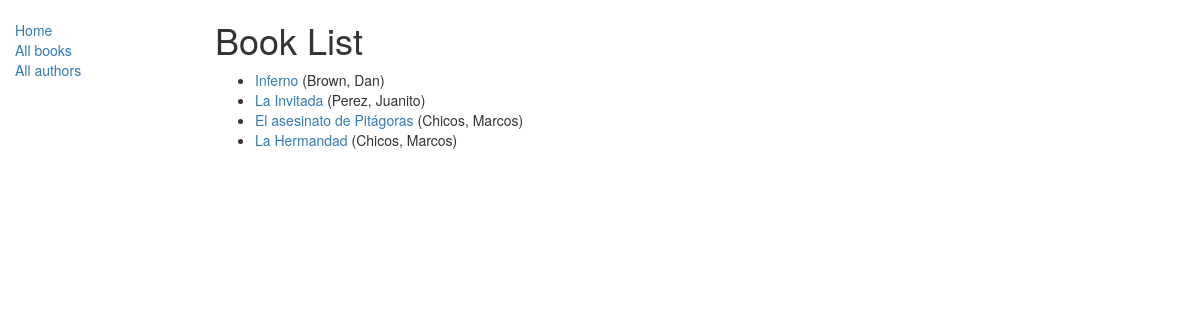
Before: /catalogo/books/ with the older database file.
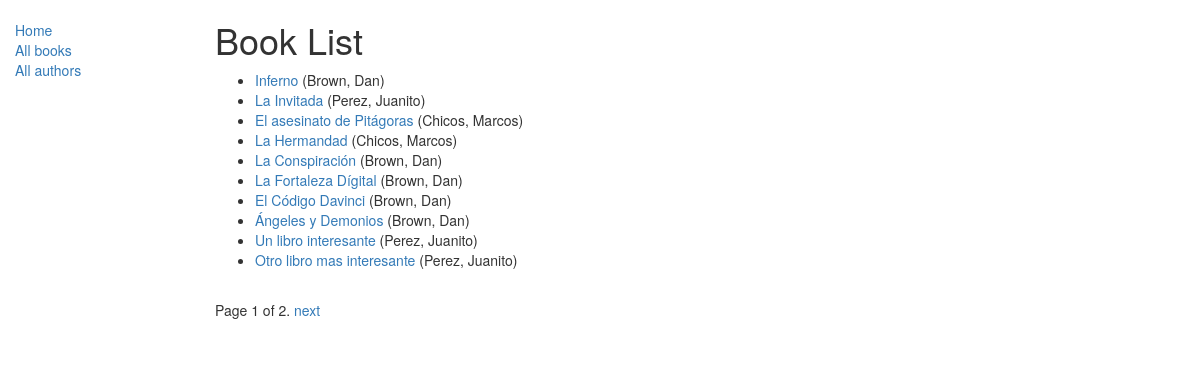
After: the same page with the newer database file.
### catalogo/models.py (models this page shows, shortened)
class Book(models.Model):
    title = models.CharField(max_length=200)
    author = models.ForeignKey('Author', on_delete=models.SET_NULL, null=True)
    summary = models.TextField(max_length=1000, help_text="Ingrese una breve descripción del libro")
    isbn = models.CharField('ISBN',max_length=13, help_text='13 Character <a href="https://www.isbn-international.org/content/what-isbn">ISBN number</a>')
    language = models.ForeignKey('Language', on_delete=models.SET_NULL, null=True)
    genre = models.ManyToManyField(Genre, help_text="Select a genre for this book")
    def display_genre(self):
        '''
            Esta función se utiliza para obtener la lista de Generos asociados al Libro.
            No es directo pues es Muchos a Muchos, por ello se debe hacer en una función. Si fuere un Foreign Key si se puede, pues se cuenta con la LLave Primara y retorna __str__()

        '''
        return ' ,'.join([genre.name for genre in self.genre.all()[:3]])
    def get_absolute_url(self):
        return reverse('book-detail', args=[str(self.id)])
    display_genre.short_description = 'Genre.'

class Author(models.Model):
    first_name = models.CharField(max_length=100)
    last_name = models.CharField(max_length=100)
    date_of_birth = models.DateField(null=True, blank=True)
    date_of_death = models.DateField('Died', null=True, blank=True)
    def __str__(self):
        return '%s, %s' % (self.last_name, self.first_name)

### catalogo/views.py (the view)
class BookListView(generic.ListView):
	model = Book
	paginate_by = 10

### catalogo/templates/catalogo/book_list.html
{% extends "base_generic.html" %}
{% block content %}
    <h1>Book List</h1>
    {% if book_list %}
    <ul>
      {% for book in book_list %}
      <li>
        <a href="{{ book.get_absolute_url }}">{{ book.title }}</a> ({{book.author}})
      </li>
      {% endfor %}
    </ul>
    {% else %}
      <p>There are no books in the library.</p>
    {% endif %}
{% endblock %}

### catalogo/templates/base_generic.html (shortened to what this page needs)
<!DOCTYPE html>
<html lang="en">
<head>
  <link rel="stylesheet" href="https://maxcdn.bootstrapcdn.com/bootstrap/3.3.7/css/bootstrap.min.css">
  {% load static %}
  <link rel="stylesheet" href="{% static 'css/styles.css' %}">
</head>
<body>
  <div class="container-fluid">
    <div class="row">
      <div class="col-sm-2">
      {% block sidebar %}
      <ul class="sidebar-nav">
          <li><a href="{% url 'index' %}">Home</a></li>
          <li><a href="{% url 'books' %}">All books</a></li>
          <li><a href="{% url 'authors' %}">All authors</a></li>
      </ul>
     {% endblock %}
      </div>
      <div class="col-sm-10 ">
      {% block content %}{% endblock %}
      {% block pagination %}
          {% if is_paginated %}
              <div class="pagination">
                  <span class="page-links">
                      <span class="page-current">
                          Page {{ page_obj.number }} of {{ page_obj.paginator.num_pages }}.
                      </span>
                      {% if page_obj.has_next %}
                          <a href="{{ request.path }}?page={{ page_obj.next_page_number }}">next</a>
                      {% endif %}
                  </span>
              </div>
          {% endif %}
      {% endblock %}
      </div>
    </div>
  </div>
</body>
</html>

### catalogo/static/css/styles.css (style rules this page uses)
.sidebar-nav { margin-top: 20px; padding: 0; list-style: none; }

Changed rows visible on the page:
added Book: title "La Conspiración", author "Brown, Dan"
added Book: title "La Fortaleza Dígital", author "Brown, Dan"
added Book: title "El Código Davinci", author "Brown, Dan"
added Book: title "Ángeles y Demonios", author "Brown, Dan"
added Book: title "Un libro interesante", author "Perez, Juanito"
added Book: title "Otro libro mas interesante", author "Perez, Juanito"
Other visible differences:
{{ page_obj.number }}: (not shown) → "1"
{{ page_obj.paginator.num_pages }}: (not shown) → "2"
text now shown: "Page of . next"
